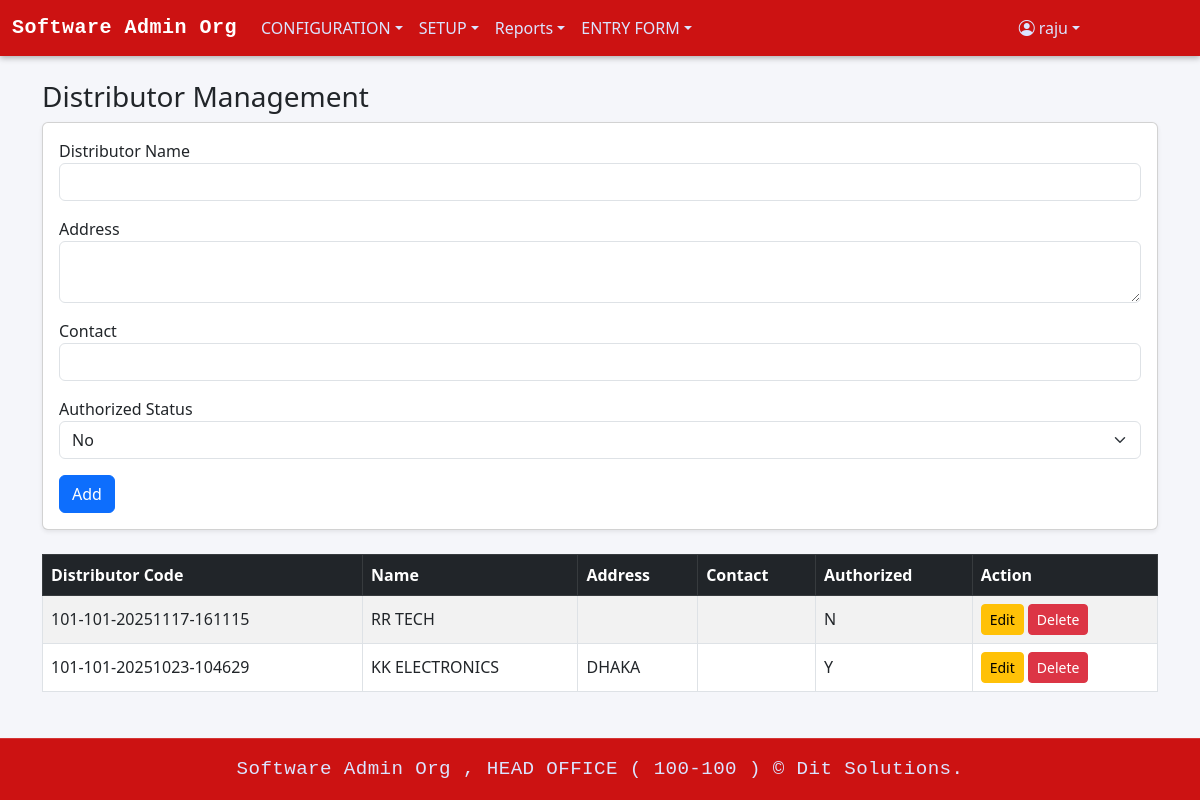
Page /distributor.php (signed in) on the earlier database version.
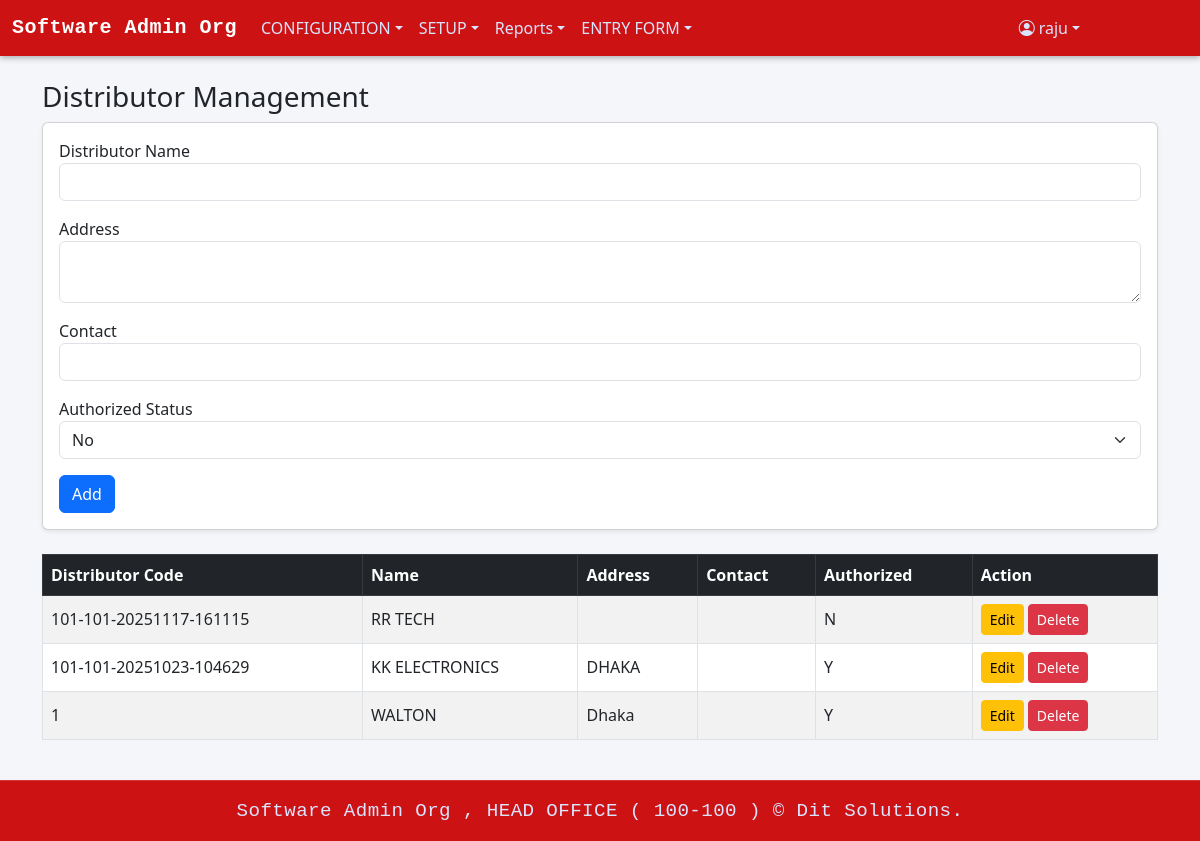
Same page on the later database version.
### tables this page shows
CREATE TABLE `menu_info` (
  `MENU_ID` int(11) NOT NULL,
  `MENU_NAME` varchar(100) NOT NULL,
  `MENU_LINK` varchar(255) DEFAULT NULL,
  `PARENT_ID` int(11) DEFAULT NULL
);

CREATE TABLE `distributor` (
  `DISTRIBUTOR_CODE` varchar(50) NOT NULL,
  `DISTRIBUTOR_NAME` varchar(200) NOT NULL,
  `DISTRIBUTOR_ADDRESS` varchar(200) DEFAULT NULL,
  `DISTRIBUTOR_CONTACT` varchar(20) DEFAULT NULL,
  `AUTHORIZED_STATUS` char(1) DEFAULT NULL,
  `AUTHORIZED_USER` varchar(100) DEFAULT NULL,
  `AUTHORIZED_DATE` datetime DEFAULT NULL,
  `ENTRY_DATE` datetime NOT NULL DEFAULT current_timestamp(),
  `ENTRY_USER` varchar(200) NOT NULL,
  `EDIT_DATE` datetime DEFAULT NULL,
  `EDIT_USER` varchar(200) DEFAULT NULL,
  `DELETE_USER` varchar(200) DEFAULT NULL,
  `DELETE_DATE` datetime DEFAULT NULL,
  `ORG_CODE` varchar(20) NOT NULL,
  `BR_CODE` varchar(20) NOT NULL
);

### distributor.php (the view, shortened to what the changed rows need)
<?php
require 'db.php';
$user      = $_SESSION['user'];
$userType  = $user['user_type_id'];
$canEdit   = $user['can_edit'] ?? 1;
$canDelete = $user['can_delete'] ?? 1;
if ($userType == 1) {
    $stmt = $pdo->query("SELECT * FROM distributor ORDER BY DISTRIBUTOR_CODE DESC");
    $distributors = $stmt->fetchAll();
}
?>
<!DOCTYPE html>
<html lang="en">
<head>
<link href="https://cdn.jsdelivr.net/npm/bootstrap@5.3.0/dist/css/bootstrap.min.css" rel="stylesheet">
</head>
<body class="d-flex flex-column min-vh-100">
<?php include 'header.php'; ?>
<main class="container py-4 flex-grow-1">
    <div class="table-responsive">
        <table class="table table-bordered table-striped align-middle">
            <thead class="table-dark">
                <tr>
                    <th>Distributor Code</th>
                    <th>Name</th>
                    <th>Address</th>
                    <th>Contact</th>
                    <th>Authorized</th>
                    <th>Action</th>
                </tr>
            </thead>
            <tbody>
                <?php foreach ($distributors as $d): ?>
                <tr>
                    <td><?= htmlspecialchars($d['DISTRIBUTOR_CODE']) ?></td>
                    <td><?= htmlspecialchars($d['DISTRIBUTOR_NAME']) ?></td>
                    <td><?= htmlspecialchars($d['DISTRIBUTOR_ADDRESS']) ?></td>
                    <td><?= htmlspecialchars($d['DISTRIBUTOR_CONTACT']) ?></td>
                    <td><?= htmlspecialchars($d['AUTHORIZED_STATUS']) ?></td>
                    <td>
                        <?php if ($canEdit): ?>
                            <a href="?edit=<?= urlencode($d['DISTRIBUTOR_CODE']) ?>" class="btn btn-sm btn-warning">Edit</a>
                        <?php endif; ?>
                        <?php if ($canDelete): ?>
                            <a href="?delete=<?= urlencode($d['DISTRIBUTOR_CODE']) ?>" class="btn btn-sm btn-danger"
                               onclick="return confirm('Are you sure?')">Delete</a>
                        <?php endif; ?>
                    </td>
                </tr>
                <?php endforeach; ?>
            </tbody>
        </table>
    </div>
</main>
<?php include 'footer.php'; ?>
</body>
</html>

### header.php (shortened to what the changed rows need)
<?php
$loginUserTypeId = $_SESSION['user']['user_type_id'] ?? '';
$sqlMenus = "SELECT m.MENU_ID, m.MENU_NAME, m.MENU_LINK, m.PARENT_ID
             FROM menu_info m
             INNER JOIN user_menu_view_permission ump
                 ON m.MENU_ID = ump.MENU_ID
             WHERE ump.USER_TYPE_ID = :user_type_id
               AND ump.CAN_VIEW = true
             ORDER BY m.MENU_ID";
$stmtMenus = $pdo->prepare($sqlMenus);
$stmtMenus->execute(['user_type_id' => $loginUserTypeId]);
$menus = $stmtMenus->fetchAll(PDO::FETCH_ASSOC);
$menuTree = [];
foreach ($menus as $menu) {
    $parentId = $menu['PARENT_ID'] ?: 0;
    $menuTree[$parentId][] = $menu;
}
?>
<!DOCTYPE html>
<html lang="en">
<head>
    <link href="https://cdn.jsdelivr.net/npm/bootstrap@5.3.0/dist/css/bootstrap.min.css" rel="stylesheet">
    <link href="https://cdn.jsdelivr.net/npm/bootstrap-icons@1.10.5/font/bootstrap-icons.css" rel="stylesheet">
</head>
<body>
<nav class="navbar navbar-expand-lg navbar-dark">
    <div class="container-fluid">
        <div class="collapse navbar-collapse" id="navbarContent">
            <ul class="navbar-nav me-auto mb-2 mb-lg-0">
                <?php
                if (isset($menuTree[0])) {
                    foreach ($menuTree[0] as $menu) {
                        $menuId = $menu['MENU_ID'];
                        if (isset($menuTree[$menuId])) {
                            echo '<li class="nav-item dropdown">';
                            echo '<a class="nav-link dropdown-toggle" href="#" role="button" data-bs-toggle="dropdown">'
                                . htmlspecialchars($menu['MENU_NAME']) . '</a>';
                            echo '<ul class="dropdown-menu">';
                            echo '</ul></li>';
                        } else {
                            echo '<li class="nav-item">';
                            echo '<a class="nav-link" href="' . htmlspecialchars($menu['MENU_LINK']) . '">'
                                . htmlspecialchars($menu['MENU_NAME']) . '</a></li>';
                        }
                    }
                }
                ?>
            </ul>
        </div>
    </div>
</nav>
</body>
</html>

Differences in the rows shown:
added distributor: DISTRIBUTOR_CODE "1", DISTRIBUTOR_NAME "WALTON", DISTRIBUTOR_ADDRESS "Dhaka", AUTHORIZED_STATUS "Y"
